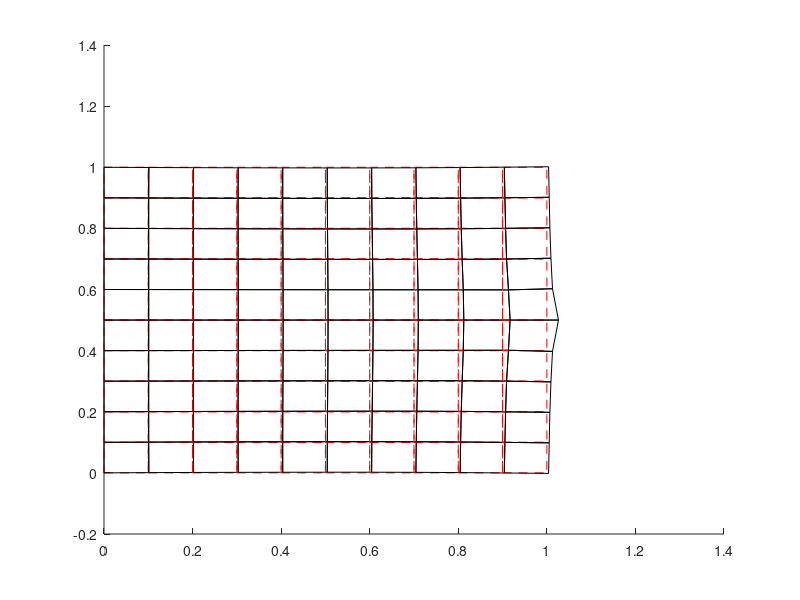

The MATLAB source for this figure:
% test script for Q4 linear FEM
clc
clear all

DEBUGFLAG__ = 0;
%% Material model (lin Elasticity)
E = 1000; v = 0.3; 
matD_voigt = E/(1-v^2)*[1 v 0;v 1 0; 0 0 (1-v)/2];

%% mesh initialization
lxy = [1 1];
exy = [10 10];
nxy = exy + 1;

totArea = prod(lxy);
nELEM = prod(exy);
nNODE = prod(nxy);

x_list = linspace(0,lxy(1),nxy(1));
y_list = linspace(0,lxy(2),nxy(2));

[x, y] = meshgrid(x_list, y_list); 
NODE = zeros(nNODE,2);
NODE(:,1) = x(:);
NODE(:,2) = y(:);

ELEM = zeros(nELEM,4);
for xx = 1:exy(1)
    for yy = 1:exy(2)
        eid = exy(2)*(xx-1)+ yy;
        ELEM(eid,1) = nxy(2)*(xx-1) + yy;
        ELEM(eid,2) = nxy(2)*(xx) + yy;
        ELEM(eid,3) = nxy(2)*(xx) + yy + 1;
        ELEM(eid,4) = nxy(2)*(xx-1) + yy +1 ;
    end
end

% plot test
if DEBUGFLAG__
    figure(1); clf; 
    hold on 
    for ee = 1:nELEM
        elem_id = ELEM(ee,:);
        plot(NODE(elem_id([1,2,3,4,1]),1),NODE(elem_id([1,2,3,4,1]),2),'r-')
    end
end

%% K matrix generation
nDOF = nNODE * 2; % dpn = 2;
dpe = 8;
K_dense = zeros(nDOF, nDOF);
K_sparse = zeros(nELEM*dpe*dpe,3);

ri = [-1 1 1 -1]/sqrt(3);
si = [-1 -1 1 1]/sqrt(3);
wi = [1 1 1 1];

for ee = 1:nELEM
    elem_id = ELEM(ee,:);
    X = NODE(elem_id,:); % [4x2]
    
    Ke = zeros(dpe,dpe);
    for gg = 1:length(wi)
        r = ri(gg); s = si(gg); w = wi(gg);
        % shape function and its derivative
        Ni   = 0.25*[(1-r)*(1-s) (1+r)*(1-s) (1+r)*(1+s) (1-r)*(1+s)];
        Ni_r = 0.25*[-1*(1-s) +1*(1-s) +1*(1+s) -1*(1+s)];
        Ni_s = 0.25*[-1*(1-r) -1*(1+r) +1*(1+r) +1*(1-r)];
        
        Ni_rs = [Ni_r;Ni_s]; % [2x4]
        matJ = Ni_rs*X;
        % matJ = [Ni_r*X(:,1) Ni_r*X(:,2);Ni_s*X(:,1) Ni_s*X(:,2)];
        detJ = det(matJ);
        
        Ni_XY = inv(matJ)*Ni_rs;
        Ni_X = Ni_XY(1,:); Ni_Y = Ni_XY(2,:);
        
        matB = zeros(3,8);
        matB(1,1:2:end) = Ni_X;
        matB(2,2:2:end) = Ni_Y;
        matB(3,1:2:end) = Ni_Y;
        matB(3,2:2:end) = Ni_X;
        
        wJ = w * detJ;
        
        Ke = Ke + matB'*matD_voigt*matB * wJ;
    end
    dof_id = [elem_id*2-1; elem_id*2];
    dof_id = dof_id(:);
    K_dense(dof_id,dof_id) = K_dense(dof_id,dof_id)+Ke;
end

%% apply BC
%clamped left
BC = zeros(nNODE,2);
xlo = abs(NODE(:,1)) <1e-3;
BC(xlo,:) = 1;
BC_dof = reshape(BC',nDOF,1);
BCid = find(BC_dof);

K_dense(BCid,:) = 0;
K_dense(:,BCid) = 0;
K_dense(BCid,BCid) = eye(length(BCid));

locF = find((abs(NODE(:,1) - lxy(1)) < 1e-3) & (abs(NODE(:,2) - lxy(2)/2) < 1e-3));
% locF = find(abs(NODE(:,1) - lxy(1)) < 1e-3);
GF = zeros(nDOF,1);
GF(locF*2-1) = 10; % y direction
% GF(locF(1)*2-1) = 5;
% GF(locF(end)*2-1) = 5;

%% solve!
u = K_dense\GF;
u2 = reshape(u,2,nNODE)';
NODE_f = NODE + u2;

figure; clf; 
hold on 
for ee = 1:nELEM
    elem_id = ELEM(ee,:);
    plot(NODE(elem_id([1,2,3,4,1]),1),NODE(elem_id([1,2,3,4,1]),2),'r--')
    plot(NODE_f(elem_id([1,2,3,4,1]),1),NODE_f(elem_id([1,2,3,4,1]),2),'k-')
end